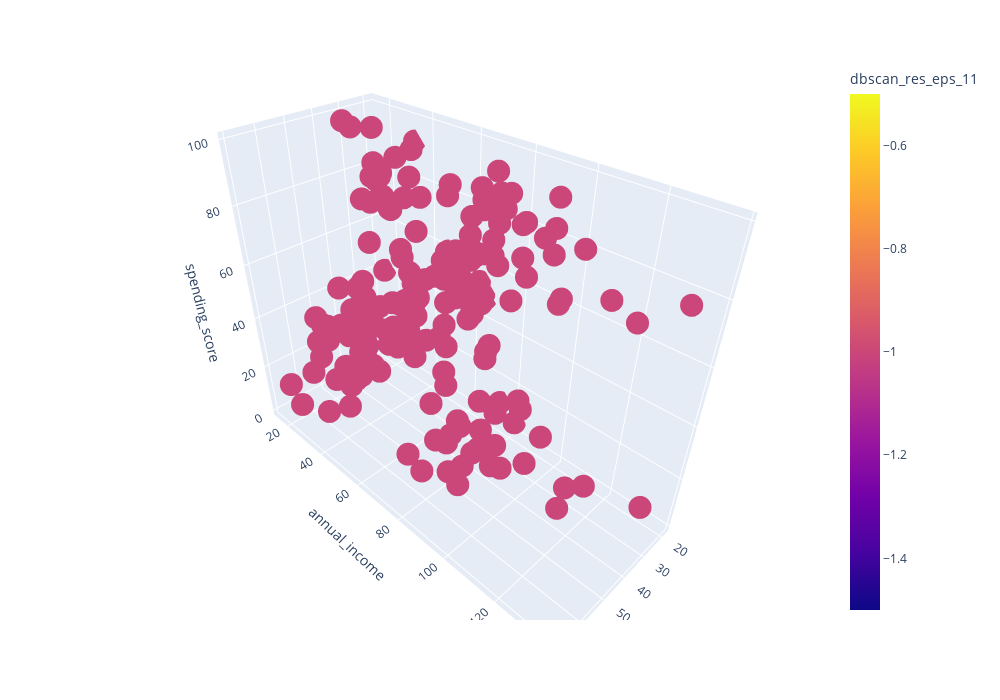

The notebook cell this image was saved under:
### Code cell
# Задание 10.1  Попробуйте провести DBSCAN-кластеризацию со значениями по умолчанию
from sklearn.cluster import DBSCAN

#запускаем кластеризацию на наших данных
dbscan = DBSCAN()
clustering_dbscan_res = dbscan.fit_predict(X)
df['dbscan_res_eps_11'] = clustering_dbscan_res

get_3d_visualization(df, 'dbscan_res_eps_11')

### Figure 1 — Plotly figure (JSON) as saved in the notebook; plotly's stock layout.template omitted (floating-point values rounded to 4 significant figures; data arrays with more than 128 entries replaced by an {"elided": "..."} marker saying what was removed)
{"data": [{"hovertemplate": "age=%{x}<br>annual_income=%{y}<br>spending_score=%{z}<br>dbscan_res_eps_11=%{marker.color}<extra></extra>", "legendgroup": "", "marker": {"color": {"elided": "200 int values"}, "coloraxis": "coloraxis", "symbol": "circle"}, "mode": "markers", "name": "", "scene": "scene", "showlegend": false, "type": "scatter3d", "x": {"elided": "200 int values"}, "y": {"elided": "200 int values"}, "z": {"elided": "200 int values"}}], "layout": {"coloraxis": {"colorbar": {"title": {"text": "dbscan_res_eps_11"}}, "colorscale": [[0, "#0d0887"], [0.1111, "#46039f"], [0.2222, "#7201a8"], [0.3333, "#9c179e"], [0.4444, "#bd3786"], [0.5556, "#d8576b"], [0.6667, "#ed7953"], [0.7778, "#fb9f3a"], [0.8889, "#fdca26"], [1, "#f0f921"]]}, "height": 700, "legend": {"tracegroupgap": 0}, "margin": {"t": 60}, "scene": {"domain": {"x": [0, 1], "y": [0, 1]}, "xaxis": {"title": {"text": "age"}}, "yaxis": {"title": {"text": "annual_income"}}, "zaxis": {"title": {"text": "spending_score"}}}, "width": 1000}}
